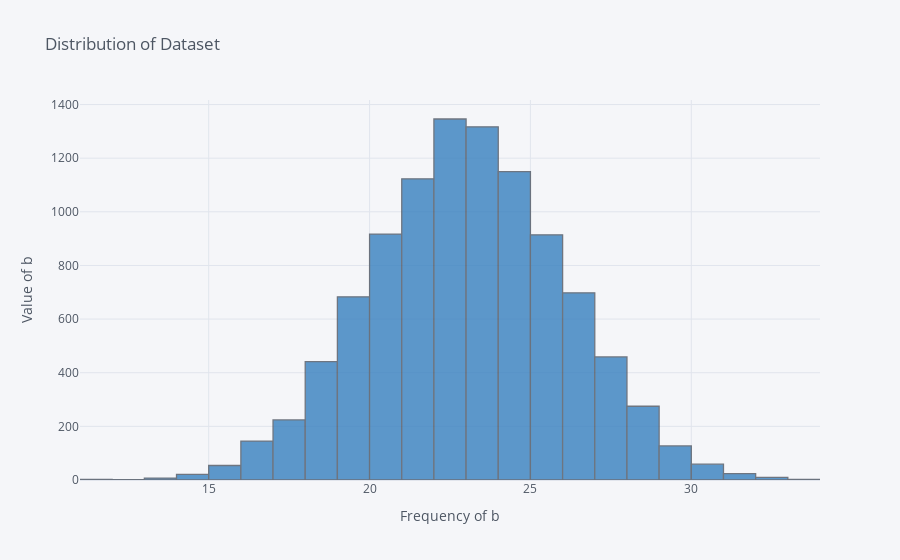

The code cell stored with this chart in its notebook:
### Code cell
# interactive distribution of data using plotly and cufflinks
df['b'].iplot(kind='hist',bins=25, title = 'Distribution of Dataset',
              xTitle = 'Frequency of b', yTitle = 'Value of b', color = 'blue')

### Figure 1 — Plotly figure (JSON) as saved in the notebook; plotly's stock layout.template omitted (floating-point values rounded to 4 significant figures; data arrays with more than 128 entries replaced by an {"elided": "..."} marker saying what was removed)
{"data": [{"histfunc": "count", "histnorm": "", "marker": {"color": "rgba(55, 128, 191, 1.0)", "line": {"color": "#4D5663", "width": 1.3}}, "name": "b", "nbinsx": 25, "opacity": 0.8, "orientation": "v", "type": "histogram", "x": {"elided": "9999 float values"}}], "layout": {"barmode": "overlay", "legend": {"bgcolor": "#F5F6F9", "font": {"color": "#4D5663"}}, "paper_bgcolor": "#F5F6F9", "plot_bgcolor": "#F5F6F9", "title": {"font": {"color": "#4D5663"}, "text": "Distribution of Dataset"}, "xaxis": {"gridcolor": "#E1E5ED", "showgrid": true, "tickfont": {"color": "#4D5663"}, "title": {"font": {"color": "#4D5663"}, "text": "Frequency of b"}, "zerolinecolor": "#E1E5ED"}, "yaxis": {"gridcolor": "#E1E5ED", "showgrid": true, "tickfont": {"color": "#4D5663"}, "title": {"font": {"color": "#4D5663"}, "text": "Value of b"}, "zerolinecolor": "#E1E5ED"}}}
